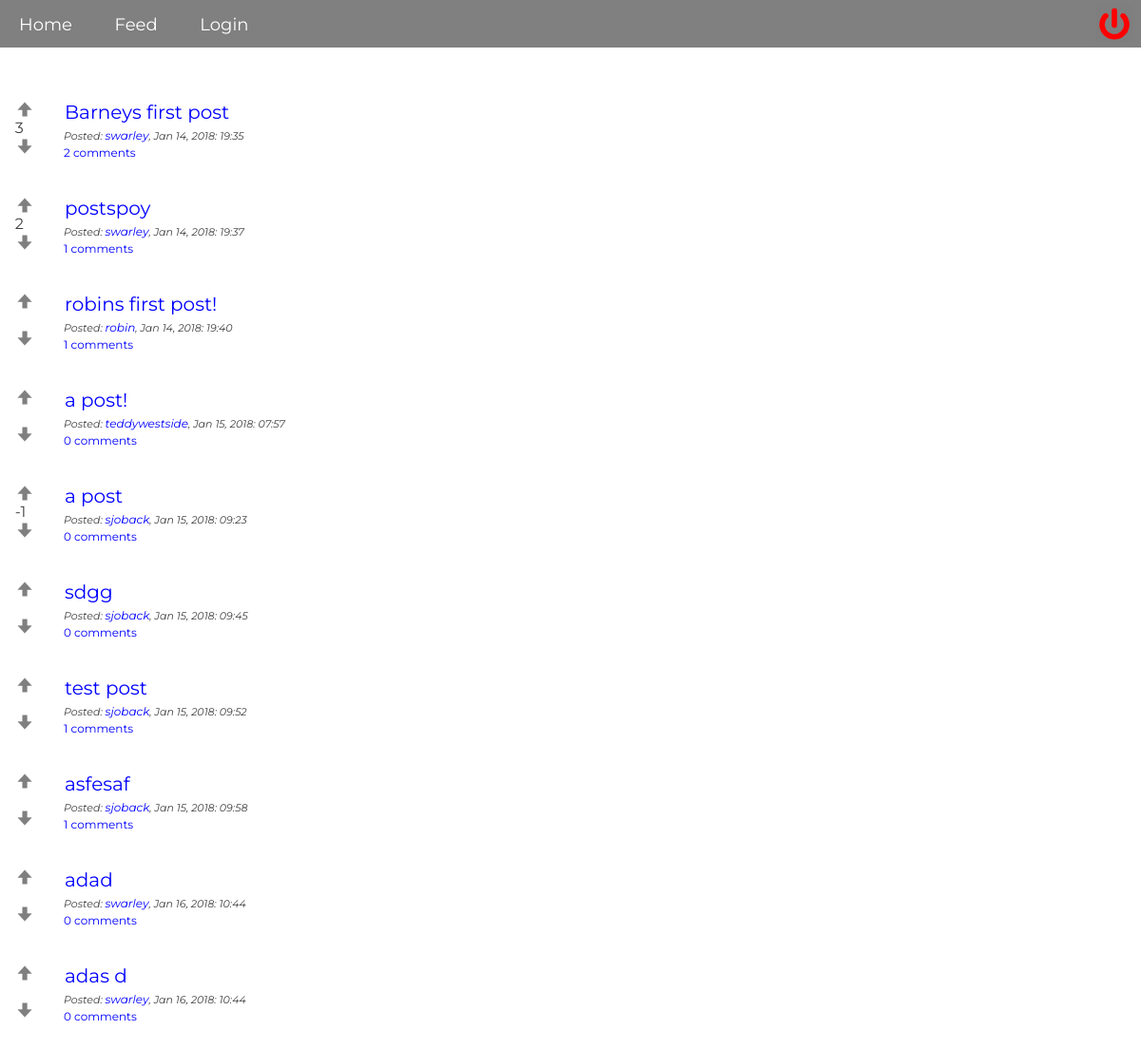
Page /pages/feed.php on the committed database.
### tables this page shows
CREATE TABLE "posts" (
        `id`       INTEGER NOT NULL,
        `post_id`       INTEGER NOT NULL PRIMARY KEY AUTOINCREMENT UNIQUE,
        `title` VARCHAR NOT NULL,
        `description`   VARCHAR NOT NULL,
        `url`   VARCHAR NOT NULL,
        `posted`      VARCHAR,
        `edited`     VARCHAR
);

CREATE TABLE "users" (
        `id`    INTEGER NOT NULL PRIMARY KEY AUTOINCREMENT UNIQUE,
        `name`  VARCHAR NOT NULL,
        `username`      VARCHAR NOT NULL UNIQUE,
        `email` VARCHAR NOT NULL,
        `password`      VARCHAR NOT NULL,
        `biography`     VARCHAR NOT NULL,
        `img`           VARCHAR,
        `joined`     VARCHAR
);

### logic/feed.php (called while the page is built, shortened)
<?php
   $query = "SELECT * FROM posts LEFT JOIN users ON posts.id=users.id";
   $statement = $pdo->query($query);
   $statement->execute();
   $joined = $statement->fetchAll(PDO::FETCH_ASSOC);

### pages/feed.php (the view)
<?php
require __DIR__.'../../views/header.php';
require __DIR__.'/../logic/feed.php';
?>
<div class="post">
   <?php foreach($joined as $join): ?>
      <div class="post-feed">
            <form action="../logic/votes.php?id=<?php echo $join['post_id']?>" method="post" class="votes">
               <br>
               <input type="submit" name="up_vote" value="" />
               <br>
               <?php
               $post_id = $join['post_id'];
               $query = 'SELECT sum(vote) FROM votes WHERE post_id = :post_id';
               $query1 = 'SELECT * FROM comments WHERE post_id = :post_id';
               $statement = $pdo->prepare($query);
               $statement1 = $pdo->prepare($query1);
               $statement->bindParam(':post_id', $post_id, PDO::PARAM_INT);
               $statement1->bindParam(':post_id', $post_id, PDO::PARAM_INT);
               $statement->execute();
               $statement1->execute();
               $votes = $statement->fetch(PDO::FETCH_ASSOC);
               $comments = $statement1->fetchAll(PDO::FETCH_ASSOC);
               echo $votes["sum(vote)"];
               ?>
               <br>
               <input type="submit" name="down_vote" value="" />
            </form>
         <a href="comment.php?id=<?php echo $join['post_id'] ?>" class="title"><?php echo $join['title']; ?></a>
         <p class="posted">Posted: <a href="profile.php?id=<?php echo $join['id'] ?>" class="user-url"><?php echo $join['username']; ?></a>, <?php echo $join['posted']; ?></p>
         <a href="comment.php?id=<?php echo $join['post_id'] ?>" class="comment-btn"><?php echo count($comments); ?> comments</a>
      </div>
      <br>
      <br>
   <?php endforeach; ?>
</div>
<?php require __DIR__.'../../views/footer.php'; ?>

### css/main.css (style rules this page uses)
* { margin: 0px; font-family: Montserrat; }
body { color: #404040; background-size: cover; background-attachment: fixed; }
a { text-decoration: none; outline: none; margin: 20px; color: white; }
.votes { position: absolute; margin-top: -20px; left: -10%; }
.post-feed { margin-left: 20px; }
.posted { font-style: italic; font-size: 11px; margin-top: 5px; }
.user-url { color: blue; font-size: 12px; margin: 0px; }
.title { color: blue; margin-left: 1px; margin-right: 20px; font-size: 20px; max-width: 80%; }
input[name=up_vote] { background-image: url("../img/up.png"); background-size: cover; border: none; background-color: transparent; opacity: .5; height: 20px; width: 20px; cursor: pointer; }
input[name=down_vote] { background-image: url("../img/down.png"); background-size: cover; border: none; background-color: transparent; opacity: .5; height: 20px; width: 20px; cursor: pointer; }
.comment-btn { margin-top: 5px; cursor: pointer; border: none; outline: none; color: blue; margin-left: 0px; font-size: 12px; }
.post { position: absolute; top: 9%; left: 3.5%; margin-bottom: 100px; padding: 5px; }

### rows in the picture
posts: sum "3", title "Barneys first post", users.username "swarley", posted "Jan 14, 2018: 19:35", count($comments) "2"
posts: sum "2", title "postspoy", users.username "swarley", posted "Jan 14, 2018: 19:37", count($comments) "1"
posts: title "robins first post!", users.username "robin", posted "Jan 14, 2018: 19:40", count($comments) "1"
posts: title "a post!", users.username "teddywestside", posted "Jan 15, 2018: 07:57", count($comments) "0"
posts: sum "-1", title "a post", users.username "sjoback", posted "Jan 15, 2018: 09:23", count($comments) "0"
posts: title "sdgg", users.username "sjoback", posted "Jan 15, 2018: 09:45", count($comments) "0"
posts: title "test post", users.username "sjoback", posted "Jan 15, 2018: 09:52", count($comments) "1"
posts: title "asfesaf", users.username "sjoback", posted "Jan 15, 2018: 09:58", count($comments) "1"
posts: title "adad", users.username "swarley", posted "Jan 16, 2018: 10:44", count($comments) "0"
posts: title "adas d", users.username "swarley", posted "Jan 16, 2018: 10:44", count($comments) "0"
